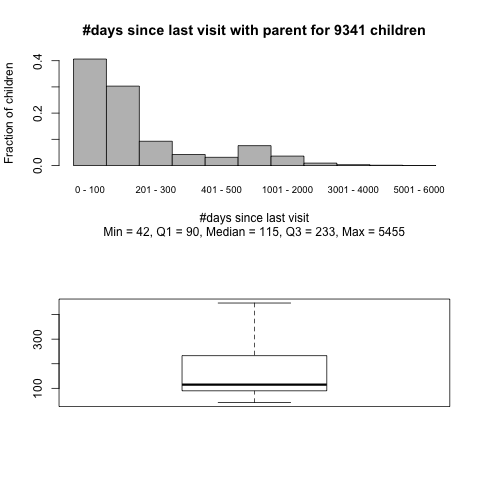

The R source for this figure:
customHistogram <- function(histogram, mainTitle, xLabel,
                            yLabel, fiveNumberSummary)
{
  #If there are n bars in the histogram, then 
  #histogram$breaks is an array of (n+1) points, including
  #the start-point of first bucket and last point of last bucket.
  #histogram$counts is an array of n numbers.
  nBars <- length(histogram$counts);
  totalFreq <- sum(histogram$counts);
  heights <- histogram$counts/totalFreq;
  widths <- c();
  barLabels <- c();
  xAxisRightEnd <- max(histogram$breaks);
  width <- ceiling(xAxisRightEnd/nBars);
  for (i in 1:nBars)
  {
    widths[i] <- width;
    #barLabels[i] <- as.character(histogram$breaks[i+1]);
    leftPoint <- 0;
    if (i > 1)
    {
      leftPoint <- histogram$breaks[i] + 1; 
    }
    barLabels[i] <- paste(as.character(leftPoint),
                          "-",
                          as.character(histogram$breaks[i+1]));
  }
  subTitle <- paste("Min = ", fiveNumberSummary[1],
                    ", Q1 = ", fiveNumberSummary[2],
                    ", Median = ", fiveNumberSummary[3],
                    ", Q3 = ", fiveNumberSummary[4],
                    ", Max = ", fiveNumberSummary[5], sep = "");
  barplot(height = heights, width = widths, xlim = c(0, xAxisRightEnd),
          beside = TRUE, horiz = FALSE, main = mainTitle, xlab = xLabel,
          ylab = yLabel, space = 0, axisnames = TRUE, cex.names = 0.8, 
          names.arg = barLabels, 
          sub = subTitle
          );
}

n_visits_distribution <- function()
{
  library(RPostgreSQL);
  con <- dbConnect(PostgreSQL(), user="indcs", host="sandbox.in.mycasebook.org", port="5432",dbname="casebook2_sandbox");
  png("n_visits_distribution.png");
  par(mfrow=c(2, 1));
  statement <- paste("select b.person_id, current_date - max(date(contacts.occurred_at))", 
   " from physical_location_records, physical_location_placements, contact_people a,", 
   " contact_people b, relationships, relationship_types, contacts",
   " where physical_location_records.person_id = b.person_id",
   " and physical_location_records.physical_location_id = physical_location_placements.id",
   " and physical_location_records.physical_location_type = 'PhysicalLocation::Placement'",
   " and date(physical_location_placements.start_date) <= current_date",
   " and (date(physical_location_placements.end_date) is NULL or date(physical_location_placements.end_date) > current_date)",
   " and a.contact_id = b.contact_id and a.person_id <> b.person_id",
   " and a.person_id = relationships.strong_side_person_id and b.person_id = relationships.weak_side_person_id",
   " and relationships.type_id = relationship_types.id and relationship_types.strong_name = 'parent' and relationship_types.weak_name = 'child'",
   " and a.contact_id = contacts.id",
   " group by b.person_id",
              sep = "");
  #str(statement);
  res <- dbSendQuery(con, statement);
  data <- fetch(res, n = -1);
  edges <- c(0, 100, 200, 300, 400, 500, 1000, 2000, 3000, 4000, 5000, 6000);
  histogram <- hist(data[,2], breaks = edges, plot = FALSE);
  #str(histogram);
  customHistogram(histogram = histogram, 
         mainTitle = paste("#days since last visit with parent for", 
                           nrow(data), "children", sep = " "),
         xLabel = "#days since last visit", yLabel = "Fraction of children",
         fivenum(data[,2]));
  boxplot(x = data[,2], outline = FALSE);
  dbDisconnect(con);
  dev.off();
}

